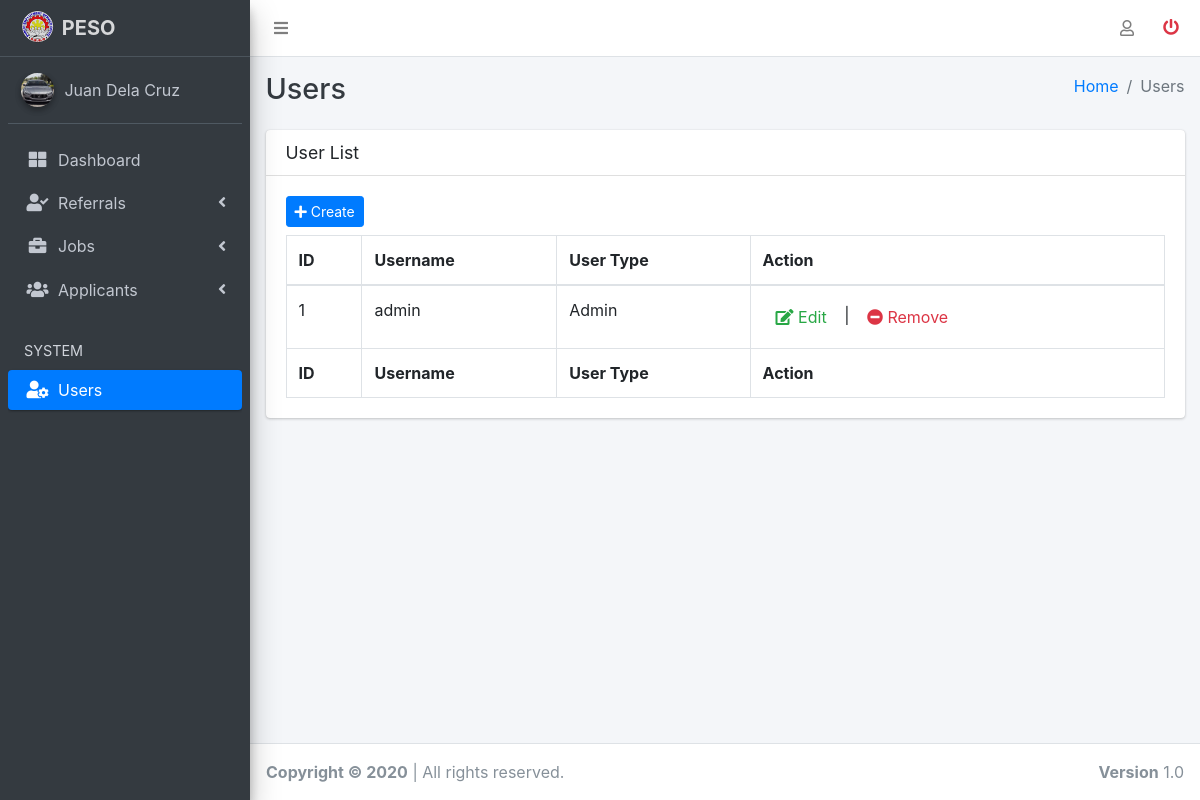
Screenshot of /users/users.php (signed in) with the database file from the repository.
### tables this page shows
CREATE TABLE `user_profile` (
  `username` varchar(20) DEFAULT NULL,
  `name` varchar(50) DEFAULT NULL,
  `profile_img` varchar(100) DEFAULT NULL,
  `education` varchar(50) DEFAULT NULL,
  `location` varchar(100) DEFAULT NULL,
  `email` varchar(50) DEFAULT NULL,
  `contact_no` int(11) DEFAULT NULL,
  `notes` varchar(50) DEFAULT NULL
);

CREATE TABLE `user` (
  `id` int(11) NOT NULL,
  `username` varchar(20) DEFAULT NULL,
  `password` varchar(100) DEFAULT NULL,
  `user_type` varchar(20) DEFAULT 'Admin'
);

### model/check_auth.php (called while the page is built, shortened)
<?php
$usn = $_SESSION['username'];
$pr = "SELECT name,profile_img FROM user_profile WHERE username='$usn' LIMIT 1";
$re = $conn->query($pr);
$row = $re->fetch_assoc();
$n = $row['name'];
$im = $row['profile_img'];

### users/users.php (the view, shortened to what this page needs)
<?php
    include '../server/server.php';
    include '../model/check_auth.php';
?>
<!DOCTYPE html>
<html lang="en">
    <head>
        <?php include '../templates/header.php'; ?>
    </head>
    <body class="hold-transition sidebar-mini layout-fixed layout-navbar-fixed layout-footer-fixed" >
        <div class="wrapper">
            <?php include '../templates/topnavbar.php'; ?>
            <?php include '../templates/sidenavbar.php'; ?>
        <div class="content-wrapper">
            <div class="content-header">
                <div class="container-fluid">
                    <div class="row mb-2">
                        <div class="col-sm-6">
                            <h1 class="m-0 text-dark">Users</h1>
                        </div>
                        <div class="col-sm-6">
                            <ol class="breadcrumb float-sm-right">
                                <li class="breadcrumb-item"><a href="#">Home</a></li>
                                <li class="breadcrumb-item active">Users</li>
                            </ol>
                        </div>
                    </div>
                </div>
            </div>
            <section class="content">
                <div class="container-fluid">
                    <div class="card">
                        <div class="card-header">
                            <h3 class="card-title">User List</h3>
                        </div>
                        <div class="card-body">
                            <button type="button" data-toggle="modal" data-target="#createModal" class="btn btn-primary btn-sm mb-2" title="Add task"><i class="fa fa-plus"></i> Create</button>
                            <table id="users_table" class="table table-bordered table-hover">
                                <thead>
                                    <tr>
                                        <th>ID</th>
                                        <th>Username</th>
                                        <th>User Type</th>
                                        <th>Action</th>
                                    </tr>
                                </thead>
                                <tbody>
                                <?php
                                    $sql = "SELECT * FROM user";
                                    $select = $conn->query($sql);
                                    while($row = $select->fetch_assoc()){
                                        echo '<tr><td class="userid">'.$row['id'].'</td>';
                                        echo '<td class="username">'.$row['username'].'</td>';
                                        echo '<td class="usertype">'.$row['user_type'].'</td>';
                                        echo '<td>
                                        <a type="button" href="#createModal" class="btn btn-link text-success edit-user" data-toggle="modal"><span class="" id='.$row['id'].'><i class="fa fa-edit"> </i></span> Edit</a> |
                                        <a type="button" href="#" class="btn btn-link text-danger remove_user" id='.$row['id'].'><span class=""><i class="fa fa-minus-circle"> </i></span> Remove</a>
                                        </td></tr>';
                                    }
                                ?>
                                </tbody>
                                <tfoot>
                                    <tr>
                                        <th>ID</th>
                                        <th>Username</th>
                                        <th>User Type</th>
                                        <th>Action</th>
                                    </tr>
                                </tfoot>
                            </table>
                        </div>
                    </div>
                </div>
            </section>
        </div>
        <?php include '../templates/footer.php'; ?>
    </div>
    </body>
</html>

### templates/sidenavbar.php (shortened to what this page needs)
<aside class="main-sidebar sidebar-dark-primary elevation-4">
    <a href="#" class="brand-link">
        <img src="../assets/images/peso.png" alt="AdminLTE Logo" class="brand-image" style="opacity: .8">
        <span class="brand-text font-weight-bold">PESO</span>
    </a>
    <div class="sidebar">
        <div class="user-panel mt-3 pb-3 mb-3 d-flex">
            <?php if(!empty($im)):?>
            <div class="image">
                <img src="../uploads/avatar/<?php echo $im ?>" class="img-circle elevation-2" alt="User Image">
            </div>
            <div class="info">
                <?php if(strpos($_SERVER['REQUEST_URI'],'users')>0):?>
                    <a href="profile.php?username=<?php echo $_SESSION['username'];?>" class="d-block"><?php echo $n;?></a>
                <?php else: ?>
                    <a href="../users/profile.php?username=<?php echo $_SESSION['username'];?>" class="d-block"><?php echo $n;?></a>
                <?php endif ?>
            </div>
            <?php endif?>
        </div>
        <nav class="mt-2">
            <ul class="nav nav-pills nav-sidebar flex-column" data-widget="treeview" role="menu" data-accordion="false">
                <?php if(strpos($_SERVER['REQUEST_URI'],'pages')>0):?>
                <li class="nav-item has-treeview menu-open">
                    <a href="dashboard.php" class="nav-link active">
                        <i class="nav-icon fas fa-th-large"></i>
                        <p>Dashboard</p>
                    </a>
                </li>
                <?php else: ?>
                <li class="nav-item has-treeview">
                    <a href="../pages/dashboard.php" class="nav-link">
                        <i class="nav-icon fas fa-th-large"></i>
                        <p>Dashboard</p>
                    </a>
                </li>
                <?php endif ?>
                <?php if(strpos($_SERVER['REQUEST_URI'],'referrals')>0):?>
                <li class="nav-item has-treeview">
                    <a href="#" class="nav-link active">
                        <i class="nav-icon fas fa-user-check"></i>
                        <p>
                            Referrals
                            <i class="fas fa-angle-left right"></i>
                        </p>
                    </a>
                    <ul class="nav nav-treeview" style="display: block;">
                        <small>
                        <li class="nav-item">
                            <a href="referrals.php" class="nav-link">
                                <i class="far fa-circle nav-icon"></i>
                                <p>View Referrals</p>
                            </a>
                        </li>
                    </small>
                    </ul>
                </li>
                <?php else: ?>
                <li class="nav-item has-treeview">
                    <a href="#" class="nav-link">
                        <i class="nav-icon fas fa-user-check"></i>
                        <p>
                            Referrals
                            <i class="fas fa-angle-left right"></i>
                        </p>
                    </a>
                </li>
                <?php endif ?>
                <?php if(strpos($_SERVER['REQUEST_URI'],'jobs')>0):?>
                <li class="nav-item has-treeview">
                    <a href="#" class="nav-link active">
                        <i class="nav-icon fas fa-briefcase"></i>
                        <p>
                            Jobs
                            <i class="fas fa-angle-left right"></i>
                        </p>
                    </a>
                    <ul class="nav nav-treeview" style="display: block;">
                        <small>
                        <li class="nav-item">
                            <a href="jobs.php" class="nav-link">
                                <i class="far fa-circle nav-icon"></i>
                                <p>View Jobs</p>
                            </a>
                        </li>
                        <li class="nav-item">
                            <a href="add_jobs.php" class="nav-link">
                                <i class="far fa-circle nav-icon"></i>
                                <p>Add/Edit Jobs</p>
                            </a>
                        </li>
                    </small>
                    </ul>
                </li>
                <?php else: ?>
                <li class="nav-item has-treeview">
                    <a href="#" class="nav-link">
                        <i class="nav-icon fas fa-briefcase"></i>
                        <p>
                            Jobs
                            <i class="fas fa-angle-left right"></i>
                        </p>
                    </a>
                </li>
                <?php endif ?>
                <?php if(strpos($_SERVER['REQUEST_URI'],'applicants')>0):?>
                <li class="nav-item has-treeview">
                    <a href="#" class="nav-link active">
                        <i class="nav-icon fas fa-users"></i>
                        <p>
                            Applicants
                            <i class="fas fa-angle-left right"></i>
                        </p>
                    </a>
                    <ul class="nav nav-treeview" style="display: block;">
                        <small>
                        <li class="nav-item">
                            <a href="applicants.php" class="nav-link">
                                <i class="far fa-circle nav-icon"></i>
                                <p>View Applicants</p>
                            </a>
                        </li>
                        <li class="nav-item">
                            <a href="add_applicants.php" class="nav-link">
                                <i class="far fa-circle nav-icon"></i>
                                <p>Add/Edit Applicants</p>
                            </a>
                        </li>
                    </small>
                    </ul>
                </li>
                <?php else: ?>
                <li class="nav-item has-treeview">
                    <a href="#" class="nav-link">
                        <i class="nav-icon fas fa-users"></i>
                        <p>
                            Applicants
                            <i class="fas fa-angle-left right"></i>
                        </p>
                    </a>
                </li>
                <?php endif ?>
                <li class="nav-header">SYSTEM</li>
                <?php if(strpos($_SERVER['REQUEST_URI'],'users')>0):?>
                <li class="nav-item">
                    <a href="users.php" class="nav-link active">
                        <i class="nav-icon fas fa-user-cog"></i>
                        <p>
                        Users
                        </p>
                    </a>
                </li>
                <?php endif ?>
            </ul>
        </nav>
    </div>
</aside>

### rows the page displays
user_profile: profile_img (picture), name "Juan Dela Cruz"
user: id "1", username "admin", user_type "Admin"
